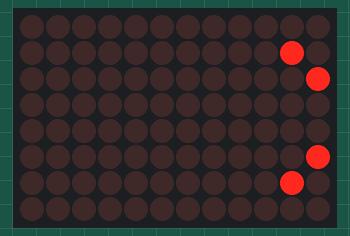
The sketch below on a simulated Arduino Uno R4 WiFi. Parts: 12×8 LED matrix.

Above: at 0.79 s.

Measured:
- what the display in image 0 shows lasts 0.4 s, from 0.6 s to 1.0 s

The sketch:

_48.020-PlayAnimation.ino
```cpp
/*
  Play Animation

  Sketch shows animation defined in animation.h

  See the full documentation here:
  https://docs.arduino.cc/tutorials/uno-r4-wifi/led-matrix
*/


#include "Arduino_LED_Matrix.h"   //Include the LED_Matrix library
#include "arrow.h"            //Include animation.h header file
#include "block.h"

// Create an instance of the ArduinoLEDMatrix class
ArduinoLEDMatrix matrix;

void setup() {
  // you can also load frames at runtime, without stopping the refresh
  matrix.loadSequence(arrow);
  matrix.begin();

  matrix.play(false); // use false to play only once
}

void loop() {
  delay(1000);
  matrix.loadSequence(block);
  matrix.play(false);
  delay(1000);
  matrix.loadSequence(arrow);
  matrix.play(false);
}
```

arrow.h
```cpp
const uint32_t arrow[][4] = {
	{
		0x80040,
		0x2001002,
		0x400800,
		66
	},
	{
		0x40020,
		0x1000801,
		0x200400,
		66
	},
	{
		0x20010,
		0x800400,
		0x80100200,
		66
	},
	{
		0x8004,
		0x200100,
		0x20040080,
		66
	},
	{
		0x4002,
		0x100080,
		0x10020040,
		66
	},
	{
		0x2001,
		0x80040,
		0x8010020,
		66
	},
	{
		0x1000,
		0x80040020,
		0x4008010,
		66
	},
	{
		0x800,
		0x40020010,
		0x2004008,
		66
	},
	{
		0x400,
		0x20010000,
		0x1002004,
		66
	},
	{
		0x200,
		0x10000000,
		0x1002000,
		66
	},
	{
		0x100,
		0x0,
		0x1000,
		66
	}
};
```

block.h
```cpp
const uint32_t block[][4] = {
	{
		0xc0,
		0xc000000,
		0x0,
		66
	},
	{
		0x60,
		0x6000000,
		0x0,
		66
	},
	{
		0x30,
		0x3000000,
		0x0,
		66
	},
	{
		0x18,
		0x1800000,
		0x0,
		66
	},
	{
		0xc,
		0xc00000,
		0x0,
		66
	},
	{
		0x6,
		0x600000,
		0x0,
		66
	},
	{
		0x3,
		0x300000,
		0x0,
		66
	},
	{
		0x0,
		0xc00c0000,
		0x0,
		66
	},
	{
		0x0,
		0x60060000,
		0x0,
		66
	},
	{
		0x0,
		0x10010000,
		0x0,
		66
	},
	{
		0x0,
		0x0,
		0x0,
		66
	}
};
```
